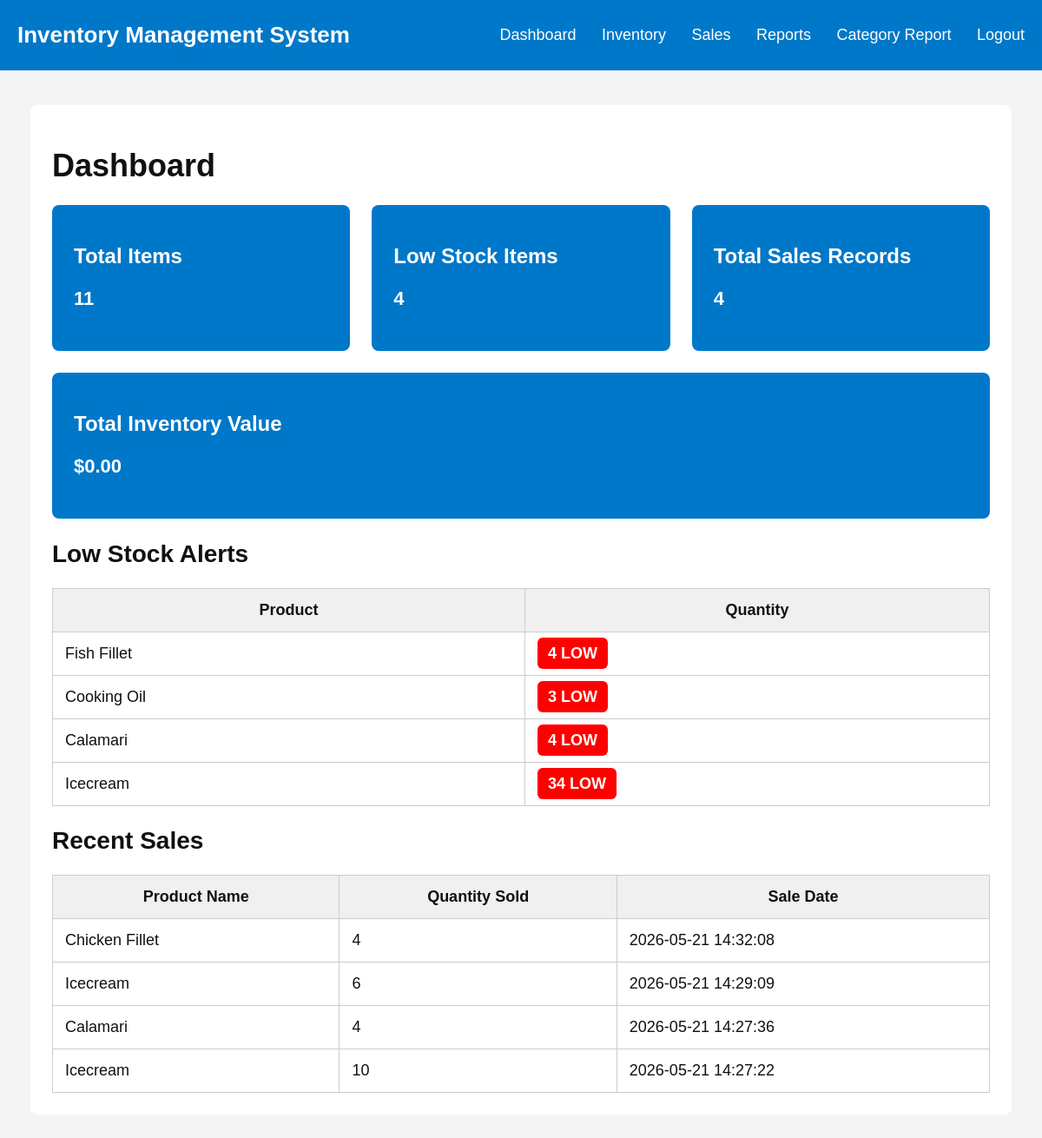
Before: / with the older database file.
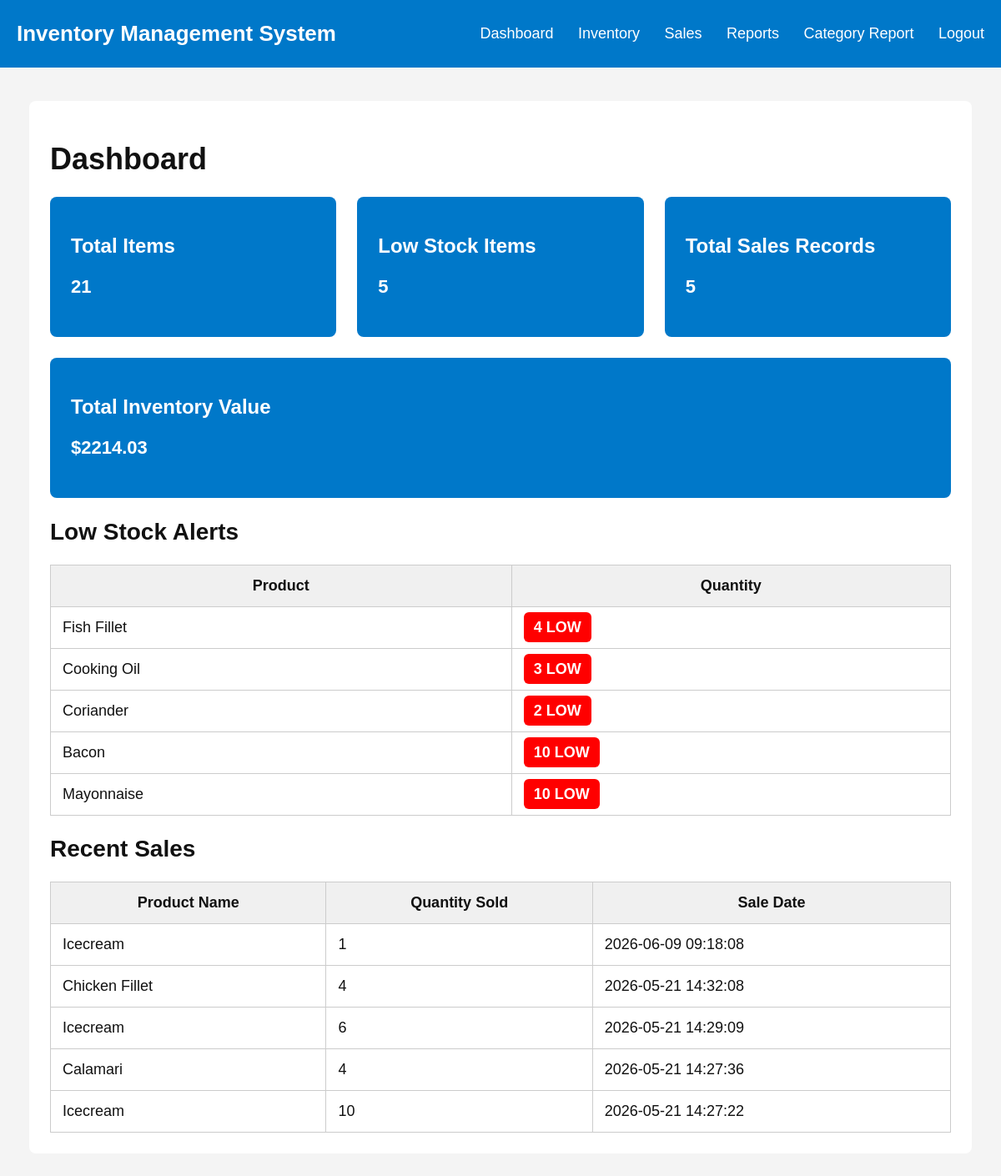
After: the same page with the newer database file.
### tables this page shows
CREATE TABLE inventory (
            id INTEGER PRIMARY KEY AUTOINCREMENT,
            product_name TEXT,
            quantity INTEGER,
            category TEXT,
            low_stock_limit INTEGER
        , unit_price REAL DEFAULT 0);

CREATE TABLE sales (
            id INTEGER PRIMARY KEY AUTOINCREMENT,
            product_name TEXT,
            quantity_sold INTEGER,
            sale_date TIMESTAMP DEFAULT CURRENT_TIMESTAMP
        );

### app.py (the view)
@app.route("/")
def dashboard():
    conn = get_db_connection()
    total_items = conn.execute("SELECT COUNT(*) FROM inventory").fetchone()[0]
    total_sales = conn.execute("SELECT COUNT(*) FROM sales").fetchone()[0]
    total_inventory_value = conn.execute("""
        SELECT SUM(quantity * unit_price) FROM inventory
    """).fetchone()[0] or 0
    low_stock_items = conn.execute("""
        SELECT * FROM inventory
        WHERE quantity <= low_stock_limit
    """).fetchall()
    recent_sales = conn.execute("""
        SELECT * FROM sales
        ORDER BY id DESC
        LIMIT 5
    """).fetchall()
    conn.close()
    return render_template(
        "dashboard.html",
        total_items=total_items,
        total_sales=total_sales,
        total_inventory_value=total_inventory_value,
        low_stock_count=len(low_stock_items),
        low_stock_items=low_stock_items,
        recent_sales=recent_sales
    )

### app.py (called while the page is built)
def get_db_connection():
    conn = sqlite3.connect(DATABASE)
    conn.row_factory = sqlite3.Row
    return conn

### templates/dashboard.html
{% extends "base.html" %}
{% block content %}
<h1>Dashboard</h1>
<div class="cards">
    <div class="card">
        <h2>Total Items</h2>
        <p>{{ total_items }}</p>
    </div>
    <div class="card">
        <h2>Low Stock Items</h2>
        <p>{{ low_stock_count }}</p>
    </div>
    <div class="card">
        <h2>Total Sales Records</h2>
        <p>{{ total_sales }}</p>
    </div>
    <div class="card">
        <h2>Total Inventory Value</h2>
        <p>${{ "%.2f"|format(total_inventory_value) }}</p>
    </div>
</div>
<h2>Low Stock Alerts</h2>
<table>
    <tr>
        <th>Product</th>
        <th>Quantity</th>
    </tr>
    {% for item in low_stock_items %}
    <tr>
        <td>{{ item.product_name }}</td>
        <td><span class="badge-low">{{ item.quantity }} LOW</span></td>
    </tr>
    {% else %}
    <tr>
        <td colspan="2">No low stock items</td>
    </tr>
    {% endfor %}
</table>
<h2>Recent Sales</h2>
<table>
    <tr>
        <th>Product Name</th>
        <th>Quantity Sold</th>
        <th>Sale Date</th>
    </tr>
    {% for sale in recent_sales %}
    <tr>
        <td>{{ sale.product_name }}</td>
        <td>{{ sale.quantity_sold }}</td>
        <td>{{ sale.sale_date }}</td>
    </tr>
    {% else %}
    <tr>
        <td colspan="3">No recent sales</td>
    </tr>
    {% endfor %}
</table>
{% endblock %}

### templates/base.html (shortened to what this page needs)
<!DOCTYPE html>
<html>
<head>
    <link rel="stylesheet" href="{{ url_for('static', filename='style.css') }}">
</head>
<body>
<nav class="navbar">
    <div class="logo">Inventory Management System</div>
    <div class="nav-links">
        <a href="{{ url_for('dashboard') }}">Dashboard</a>
        <a href="{{ url_for('inventory') }}">Inventory</a>
        <a href="{{ url_for('sales') }}">Sales</a>
        <a href="{{ url_for('reports') }}">Reports</a>
        <a href="{{ url_for('category_report') }}">Category Report</a>
        <a href="{{ url_for('logout') }}">Logout</a>
    </div>
</nav>
<div class="main-box">
    {% block content %}{% endblock %}
</div>
</body>
</html>

### static/style.css (style rules this page uses)
body { margin: 0; font-family: Arial, sans-serif; background: #f4f4f4; color: #111; }
.navbar { background-color: #0078c9; color: white; padding: 25px 20px; display: flex; justify-content: space-between; align-items: center; }
.logo { font-size: 26px; font-weight: bold; }
.nav-links a { color: white; text-decoration: none; margin-left: 25px; font-size: 18px; }
.main-box { background: white; margin: 40px auto; padding: 25px; width: 90%; border-radius: 8px; }
h1 { font-size: 36px; }
h2 { font-size: 28px; }
.cards { display: flex; gap: 25px; margin-bottom: 25px; flex-wrap: wrap; }
.card { background-color: #0078c9; color: white; flex: 1; min-width: 220px; padding: 25px; border-radius: 8px; }
.card h2 { font-size: 24px; }
.card p { font-size: 22px; font-weight: bold; }
table { width: 100%; border-collapse: collapse; margin-top: 20px; }
th { background: #f0f0f0; font-weight: bold; }
th, td { border: 1px solid #ccc; padding: 14px; font-size: 18px; }
.badge-low { background: red; color: white; padding: 8px 12px; border-radius: 6px; font-weight: bold; }

Changed rows visible on the page:
removed inventory: product_name "Calamari", quantity "4"
no longer on this page (row edited): inventory: product_name "Icecream", quantity "34"
now on this page (row edited): inventory: product_name "Coriander", quantity "2"
added inventory: product_name "Bacon", quantity "10"
added inventory: product_name "Mayonnaise", quantity "10"
added sales: product_name "Icecream", quantity_sold "1", sale_date "2026-06-09 09:18:08"
Other visible differences:
{{ total_items }}: "11" → "21"
{{ low_stock_count }}: "4" → "5"
{{ total_sales }}: "4" → "5"
{{ "%.2f"|format(total_inventory_value) }}: "0.00" → "2214.03"
